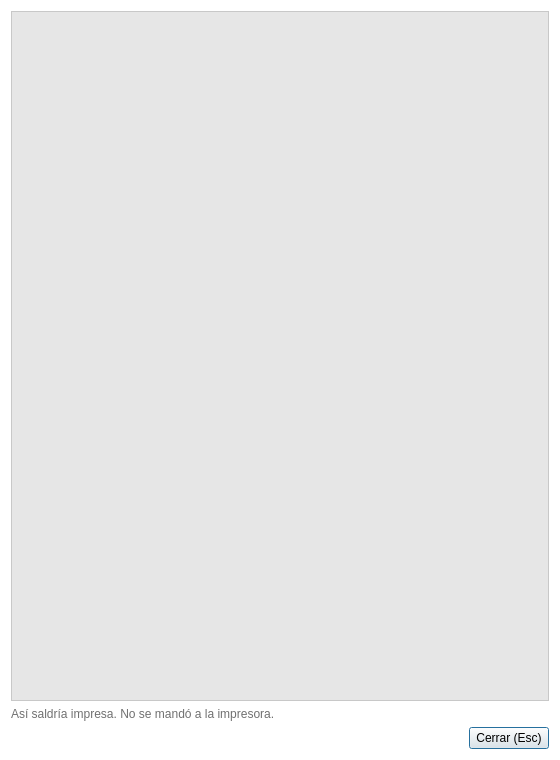
<?xml version="1.0" encoding="UTF-8"?>
<ui version="4.0">
 <class>TicketPreview</class>
 <widget class="QDialog" name="TicketPreview">
  <property name="geometry">
   <rect>
    <x>0</x>
    <y>0</y>
    <width>560</width>
    <height>760</height>
   </rect>
  </property>
  <property name="windowTitle">
   <string>Simulación de impresora</string>
  </property>
  <property name="styleSheet">
   <string notr="true">QDialog { background: white; }
QScrollArea#scroll_paper { background: #e6e6e6; border: 1px solid #c8c8c8; }
QWidget#paper_area { background: #e6e6e6; }
QLabel#lbl_help { color: #707070; }</string>
  </property>
  <layout class="QVBoxLayout" name="verticalLayout">
   <item>
    <widget class="QScrollArea" name="scroll_paper">
     <property name="widgetResizable">
      <bool>true</bool>
     </property>
     <widget class="QWidget" name="paper_area">
      <property name="geometry">
       <rect>
        <x>0</x>
        <y>0</y>
        <width>538</width>
        <height>680</height>
       </rect>
      </property>
      <layout class="QHBoxLayout" name="layout_paper">
       <property name="leftMargin">
        <number>16</number>
       </property>
       <property name="topMargin">
        <number>16</number>
       </property>
       <property name="rightMargin">
        <number>16</number>
       </property>
       <property name="bottomMargin">
        <number>16</number>
       </property>
      </layout>
     </widget>
    </widget>
   </item>
   <item>
    <widget class="QLabel" name="lbl_help">
     <property name="text">
      <string>Así saldría impresa. No se mandó a la impresora.</string>
     </property>
     <property name="wordWrap">
      <bool>true</bool>
     </property>
    </widget>
   </item>
   <item>
    <layout class="QHBoxLayout" name="layout_buttons">
     <item>
      <spacer name="spacer_buttons">
       <property name="orientation">
        <enum>Qt::Orientation::Horizontal</enum>
       </property>
       <property name="sizeHint" stdset="0">
        <size>
         <width>20</width>
         <height>20</height>
        </size>
       </property>
      </spacer>
     </item>
     <item>
      <widget class="QPushButton" name="push_close">
       <property name="text">
        <string>Cerrar (Esc)</string>
       </property>
       <property name="autoDefault">
        <bool>true</bool>
       </property>
       <property name="default">
        <bool>true</bool>
       </property>
      </widget>
     </item>
    </layout>
   </item>
  </layout>
 </widget>
 <resources/>
 <connections/>
</ui>
